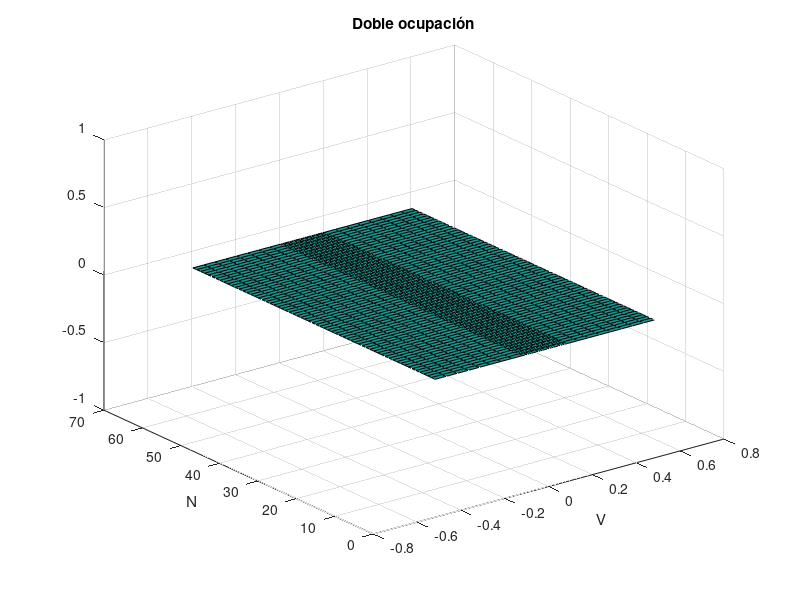
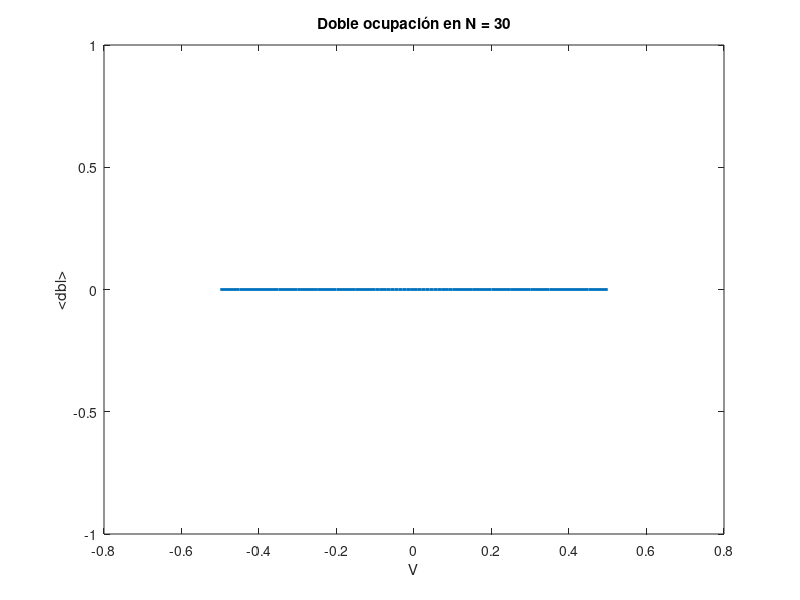
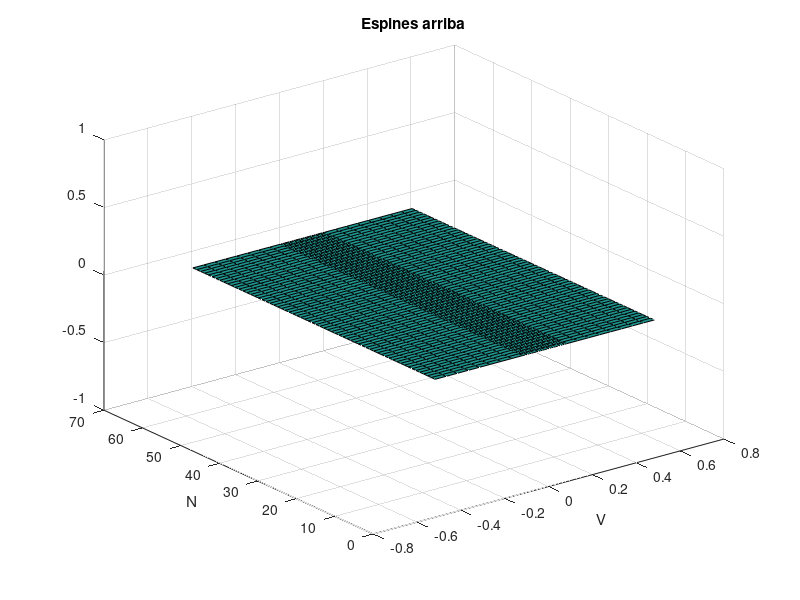
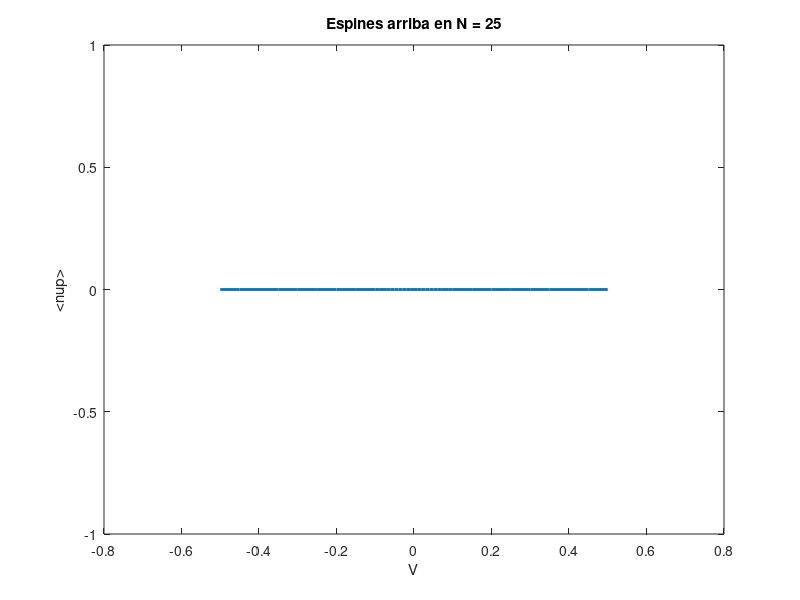

These charts were generated, in order, by the following MATLAB code:
clear all;
close all;
clc;
%%
% %1a
% V = -1:0.02:-0.5;U = -2;

% %1b
% V = -0.1:0.01:0.1;U = -2;
%ext
V = [-0.5:0.05:-0.15 -0.1:0.01:0.1 0.15:0.05:0.5]; U = 1;

% %2a
% V = -1.6:0.01:-1.4; U=1;
% %ext
% V = -1.6:0.01:-1.31; U=1;

% %2b
% V = -1.3:0.02:-0.7;U = 1;
% %ext
% V = -1.3:0.02:-0.4;U = 1;

% %2d
% V = -0.37:0.03:0.17; U = 1;

% %2c
% V = 0.2:0.02:0.7;
% %ext
% V = 0.2:0.02:0.9;

v = length(V);
L = 64;
N = 1:1:L;
DBL = zeros(v,L);
NUP = zeros(v,L);
SZ = zeros(v,L);
[mN,mV] = meshgrid(N,V);


for j=1:v
    fname = ['output/ExOps2b/GS_FH2b_L64_J1_U'...
        num2str(U) '_V' num2str(V(j),'%0.2f') '_chi1500.mat'];
    check = exist(fname);
    if check == 2
        load(fname)
        DBL(j,:) = dbl;
        NUP(j,:) = nup;
        SZ(j,:) = sz;
    else
        warning = ['File for U=' num2str(U) ' and V='...
            num2str(V(j),'%0.2f') ' not found.'];
    sprintf(warning)
    end
end

%% Figure 1
chosen_n = [30,25,64];
figure(1)
surf(mV,mN,DBL)
title('Doble ocupación')
xlabel('V')
ylabel('N')

figure(2)
plot(V,DBL(:,chosen_n(1)),'linewidth', 2);
title(['Doble ocupación en N = ' num2str(chosen_n(1))])
xlabel('V')
ylabel('<dbl>')

%% Figure 2
figure(3)
surf(mV,mN,NUP)
title('Espines arriba')
xlabel('V')
ylabel('N')

figure(4)
plot(V,NUP(:,chosen_n(2)),'linewidth', 2);
title(['Espines arriba en N = ' num2str(chosen_n(2))])
xlabel('V')
ylabel('<nup>')

%% Figure 3
figure(5)
surf(mV,mN,SZ)
title('Magnetización')
xlabel('V')
ylabel('N')

figure(6)
plot(V,SZ(:,chosen_n(3)),'linewidth', 2);
title(['Magnetización en N = ' num2str(chosen_n(3))])
xlabel('V')
ylabel('<sz>')